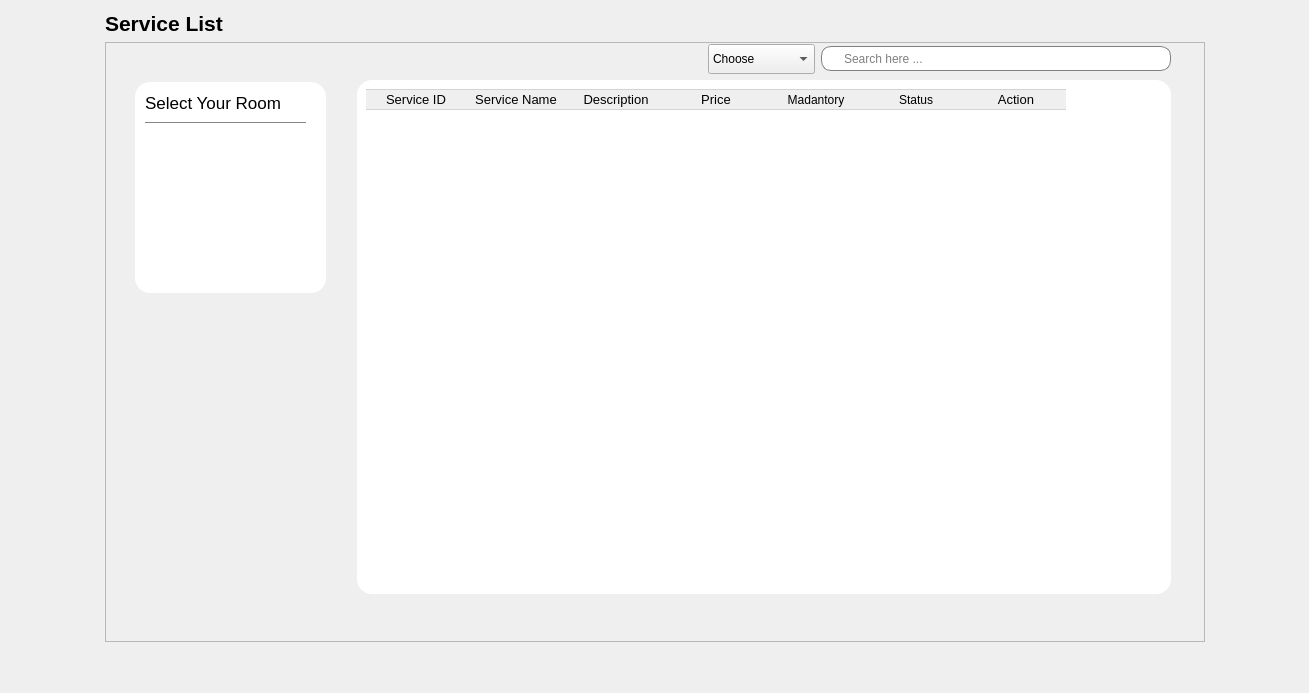
             <widget class="QWidget" name="page_55">
              <layout class="QHBoxLayout" name="horizontalLayout_20">
               <item>
                <spacer name="horizontalSpacer_132">
                 <property name="orientation">
                  <enum>Qt::Orientation::Horizontal</enum>
                 </property>
                 <property name="sizeHint" stdset="0">
                  <size>
                   <width>94</width>
                   <height>20</height>
                  </size>
                 </property>
                </spacer>
               </item>
               <item>
                <layout class="QVBoxLayout" name="verticalLayout_13">
                 <item>
                  <layout class="QHBoxLayout" name="horizontalLayout_165">
                   <item>
                    <widget class="QLabel" name="label_89">
                     <property name="font">
                      <font>
                       <pointsize>16</pointsize>
                       <bold>true</bold>
                      </font>
                     </property>
                     <property name="text">
                      <string>Service List</string>
                     </property>
                    </widget>
                   </item>
                   <item>
                    <spacer name="horizontalSpacer_133">
                     <property name="orientation">
                      <enum>Qt::Orientation::Horizontal</enum>
                     </property>
                     <property name="sizeHint" stdset="0">
                      <size>
                       <width>40</width>
                       <height>20</height>
                      </size>
                     </property>
                    </spacer>
                   </item>
                  </layout>
                 </item>
                 <item>
                  <widget class="QFrame" name="frame_2">
                   <property name="minimumSize">
                    <size>
                     <width>1100</width>
                     <height>600</height>
                    </size>
                   </property>
                   <property name="frameShape">
                    <enum>QFrame::Shape::StyledPanel</enum>
                   </property>
                   <property name="frameShadow">
                    <enum>QFrame::Shadow::Raised</enum>
                   </property>
                   <widget class="QFrame" name="frame_5">
                    <property name="geometry">
                     <rect>
                      <x>30</x>
                      <y>40</y>
                      <width>191</width>
                      <height>211</height>
                     </rect>
                    </property>
                    <property name="styleSheet">
                     <string notr="true">QWidget{
background-color: rgb(255, 255, 255);
border-radius:15px;
}</string>
                    </property>
                    <property name="frameShape">
                     <enum>QFrame::Shape::StyledPanel</enum>
                    </property>
                    <property name="frameShadow">
                     <enum>QFrame::Shadow::Raised</enum>
                    </property>
                    <widget class="Line" name="line_5">
                     <property name="geometry">
                      <rect>
                       <x>10</x>
                       <y>40</y>
                       <width>161</width>
                       <height>1</height>
                      </rect>
                     </property>
                     <property name="maximumSize">
                      <size>
                       <width>16777215</width>
                       <height>1</height>
                      </size>
                     </property>
                     <property name="styleSheet">
                      <string notr="true">background-color: rgb(133, 133, 133);</string>
                     </property>
                     <property name="orientation">
                      <enum>Qt::Orientation::Horizontal</enum>
                     </property>
                    </widget>
                    <widget class="QLabel" name="label_8">
                     <property name="geometry">
                      <rect>
                       <x>10</x>
                       <y>10</y>
                       <width>151</width>
                       <height>21</height>
                      </rect>
                     </property>
                     <property name="font">
                      <font>
                       <pointsize>13</pointsize>
                      </font>
                     </property>
                     <property name="text">
                      <string>Select Your Room</string>
                     </property>
                    </widget>
                    <widget class="QListWidget" name="listWidget">
                     <property name="geometry">
                      <rect>
                       <x>10</x>
                       <y>50</y>
                       <width>171</width>
                       <height>141</height>
                      </rect>
                     </property>
                    </widget>
                   </widget>
                   <widget class="QWidget" name="layoutWidget3">
                    <property name="geometry">
                     <rect>
                      <x>252</x>
                      <y>2</y>
                      <width>814</width>
                      <height>550</height>
                     </rect>
                    </property>
                    <layout class="QVBoxLayout" name="verticalLayout_12">
                     <item>
                      <layout class="QHBoxLayout" name="horizontalLayout_166">
                       <item>
                        <layout class="QHBoxLayout" name="horizontalLayout_167"/>
                       </item>
                       <item>
                        <spacer name="horizontalSpacer_134">
                         <property name="orientation">
                          <enum>Qt::Orientation::Horizontal</enum>
                         </property>
                         <property name="sizeHint" stdset="0">
                          <size>
                           <width>40</width>
                           <height>20</height>
                          </size>
                         </property>
                        </spacer>
                       </item>
                       <item>
                        <widget class="QComboBox" name="CBSS">
                         <property name="minimumSize">
                          <size>
                           <width>0</width>
                           <height>30</height>
                          </size>
                         </property>
                         <item>
                          <property name="text">
                           <string>Choose</string>
                          </property>
                         </item>
                         <item>
                          <property name="text">
                           <string>Service ID</string>
                          </property>
                         </item>
                         <item>
                          <property name="text">
                           <string>Service Name</string>
                          </property>
                         </item>
                        </widget>
                       </item>
                       <item>
                        <widget class="QLineEdit" name="LineEditSearchSer">
                         <property name="minimumSize">
                          <size>
                           <width>0</width>
                           <height>25</height>
                          </size>
                         </property>
                         <property name="styleSheet">
                          <string notr="true">QLineEdit{
padding-left:20px;
border: 1px solid gray;
border-radius: 10px;
}</string>
                         </property>
                         <property name="placeholderText">
                          <string>Search here ...</string>
                         </property>
                        </widget>
                       </item>
                      </layout>
                     </item>
                     <item>
                      <widget class="QFrame" name="frame_33">
                       <property name="minimumSize">
                        <size>
                         <width>0</width>
                         <height>0</height>
                        </size>
                       </property>
                       <property name="styleSheet">
                        <string notr="true">QWidget{
background-color: rgb(255, 255, 255);
border-radius:15px;
}</string>
                       </property>
                       <property name="frameShape">
                        <enum>QFrame::Shape::StyledPanel</enum>
                       </property>
                       <property name="frameShadow">
                        <enum>QFrame::Shadow::Raised</enum>
                       </property>
                       <layout class="QVBoxLayout" name="verticalLayout_11">
                        <item>
                         <widget class="QTableWidget" name="SerTable">
                          <property name="minimumSize">
                           <size>
                            <width>800</width>
                            <height>500</height>
                           </size>
                          </property>
                          <property name="font">
                           <font>
                            <pointsize>10</pointsize>
                           </font>
                          </property>
                          <property name="styleSheet">
                           <string notr="true">QPushButton{
	 color: rgb(255, 255, 255);
	 background-color: rgb(0, 0, 0);
	 border: none;
	 border-radius: 5px;
}
QTableWidget::item {
       border-right: none;
       border-left: none;
       border-bottom: 1px solid #D3D3D3;
}
QHeaderView::section {
       border: 1px solid #D3D3D3; 
       border-right: none;      
       border-left: none;       
}</string>
                          </property>
                          <property name="editTriggers">
                           <set>QAbstractItemView::EditTrigger::NoEditTriggers</set>
                          </property>
                          <property name="alternatingRowColors">
                           <bool>true</bool>
                          </property>
                          <property name="selectionMode">
                           <enum>QAbstractItemView::SelectionMode::NoSelection</enum>
                          </property>
                          <property name="showGrid">
                           <bool>false</bool>
                          </property>
                          <attribute name="horizontalHeaderVisible">
                           <bool>true</bool>
                          </attribute>
                          <attribute name="horizontalHeaderCascadingSectionResizes">
                           <bool>false</bool>
                          </attribute>
                          <attribute name="horizontalHeaderHighlightSections">
                           <bool>true</bool>
                          </attribute>
                          <attribute name="horizontalHeaderShowSortIndicator" stdset="0">
                           <bool>false</bool>
                          </attribute>
                          <attribute name="horizontalHeaderStretchLastSection">
                           <bool>false</bool>
                          </attribute>
                          <column>
                           <property name="text">
                            <string>Service ID</string>
                           </property>
                           <property name="font">
                            <font>
                             <pointsize>10</pointsize>
                            </font>
                           </property>
                          </column>
                          <column>
                           <property name="text">
                            <string>Service Name</string>
                           </property>
                           <property name="font">
                            <font>
                             <pointsize>10</pointsize>
                            </font>
                           </property>
                          </column>
                          <column>
                           <property name="text">
                            <string>Description</string>
                           </property>
                           <property name="font">
                            <font>
                             <pointsize>10</pointsize>
                            </font>
                           </property>
                          </column>
                          <column>
                           <property name="text">
                            <string>Price</string>
                           </property>
                           <property name="font">
                            <font>
                             <pointsize>10</pointsize>
                            </font>
                           </property>
                          </column>
                          <column>
                           <property name="text">
                            <string>Madantory</string>
                           </property>
                          </column>
                          <column>
                           <property name="text">
                            <string>Status</string>
                           </property>
                          </column>
                          <column>
                           <property name="text">
                            <string>Action</string>
                           </property>
                           <property name="font">
                            <font>
                             <pointsize>10</pointsize>
                            </font>
                           </property>
                          </column>
                         </widget>
                        </item>
                       </layout>
                      </widget>
                     </item>
                    </layout>
                   </widget>
                  </widget>
                 </item>
                 <item>
                  <spacer name="verticalSpacer_3">
                   <property name="orientation">
                    <enum>Qt::Orientation::Vertical</enum>
                   </property>
                   <property name="sizeHint" stdset="0">
                    <size>
                     <width>20</width>
                     <height>40</height>
                    </size>
                   </property>
                  </spacer>
                 </item>
                </layout>
               </item>
               <item>
                <spacer name="horizontalSpacer_135">
                 <property name="orientation">
                  <enum>Qt::Orientation::Horizontal</enum>
                 </property>
                 <property name="sizeHint" stdset="0">
                  <size>
                   <width>93</width>
                   <height>20</height>
                  </size>
                 </property>
                </spacer>
               </item>
              </layout>
             </widget>
